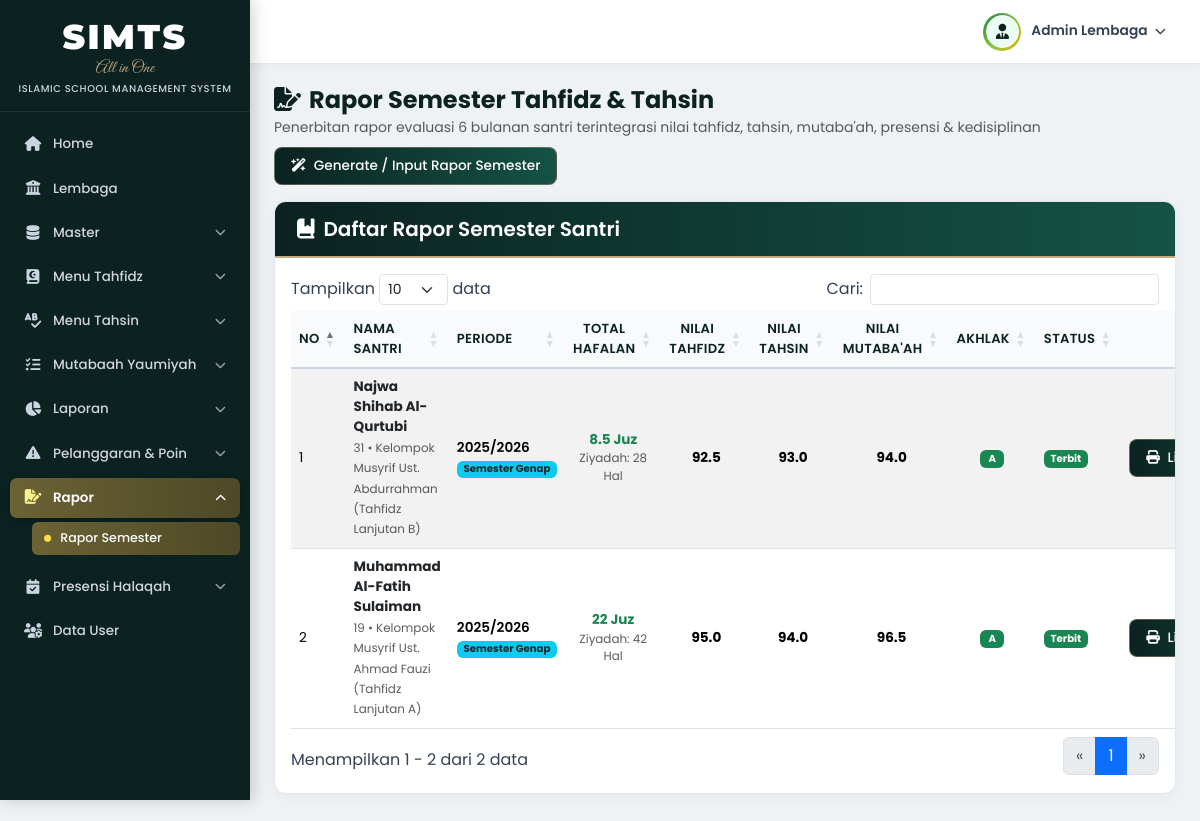
Screenshot of /modules/rapor/rapor.php (signed in) with the database file from the repository.
### tables this page shows
CREATE TABLE `rapor_semester` (
  `id` INT AUTO_INCREMENT PRIMARY KEY,
  `santri_id` INT NOT NULL,
  `pengajar_id` INT NOT NULL,
  `semester` ENUM('Ganjil','Genap') NOT NULL DEFAULT 'Genap',
  `tahun_ajaran` VARCHAR(20) NOT NULL DEFAULT '2025/2026',
  `total_hafalan_juz` DECIMAL(4,1) NOT NULL DEFAULT 1.0,
  `capaian_ziyadah_halaman` INT NOT NULL DEFAULT 20,
  `nilai_tahfidz` DECIMAL(5,2) NOT NULL DEFAULT 90.00,
  `nilai_tahsin` DECIMAL(5,2) NOT NULL DEFAULT 90.00,
  `nilai_mutabaah` DECIMAL(5,2) NOT NULL DEFAULT 90.00,
  `nilai_akhlak` CHAR(2) NOT NULL DEFAULT 'A',
  `jumlah_hadir` INT NOT NULL DEFAULT 110,
  `jumlah_sakit` INT NOT NULL DEFAULT 1,
  `jumlah_izin` INT NOT NULL DEFAULT 1,
  `jumlah_alpa` INT NOT NULL DEFAULT 0,
  `total_poin_pelanggaran` INT NOT NULL DEFAULT 0,
  `catatan_muhaffizh` TEXT DEFAULT NULL,
  `catatan_mudir` TEXT DEFAULT NULL,
  `status_publikasi` ENUM('Draft','Terbit') NOT NULL DEFAULT 'Terbit',
  `tanggal_terbit` DATE DEFAULT NULL,
  `created_at` TIMESTAMP DEFAULT CURRENT_TIMESTAMP,
  CONSTRAINT `fk_rapor_santri` FOREIGN KEY (`santri_id`) REFERENCES `santri`(`id`) ON DELETE CASCADE,
  CONSTRAINT `fk_rapor_pengajar` FOREIGN KEY (`pengajar_id`) REFERENCES `pengajar`(`id`) ON DELETE CASCADE
);

CREATE TABLE `santri` (
  `id` INT AUTO_INCREMENT PRIMARY KEY,
  `id_santri` INT GENERATED ALWAYS AS (`id`) VIRTUAL,
  `nis` VARCHAR(30) NOT NULL UNIQUE,
  `nisn` VARCHAR(30) DEFAULT NULL,
  `nama_santri` VARCHAR(120) NOT NULL,
  `jenis_kelamin` ENUM('L','P') NOT NULL DEFAULT 'L',
  `tempat_lahir` VARCHAR(60) DEFAULT 'Jakarta',
  `tanggal_lahir` DATE DEFAULT '2012-01-01',
  `usia` INT NOT NULL DEFAULT 14,
  `jenjang` ENUM('SMP','SMA') NOT NULL DEFAULT 'SMP',
  `tahun_angkatan` VARCHAR(20) NOT NULL DEFAULT '2025/2026',
  `kategori_halaqah` ENUM('Tahsin Dasar','Tahfidz Lanjutan') NOT NULL DEFAULT 'Tahsin Dasar',
  `kelompok_musyrif` VARCHAR(100) NOT NULL DEFAULT 'Kelompok Musyrif Ust. Zaid bin Tsabit (Tahsin Dasar A)',
  `kelas_program` VARCHAR(50) DEFAULT 'Tahun ke-1 (Tingkat Dasar)',
  `jilid_tahsin` VARCHAR(40) DEFAULT 'Al-Qur''an / Tajwid',
  `target_juz` INT NOT NULL DEFAULT 5,
  `total_hafalan_juz` DECIMAL(4,1) DEFAULT 1.0,
  `halaqah_id` INT DEFAULT 1,
  `pengajar_id` INT DEFAULT 1,
  `id_user_orang_tua` INT DEFAULT 3,
  `nama_orang_tua` VARCHAR(120) DEFAULT NULL,
  `no_hp_orang_tua` VARCHAR(25) DEFAULT NULL,
  `alamat` TEXT DEFAULT NULL,
  `tanggal_masuk` DATE DEFAULT '2025-07-15',
  `status_santri` ENUM('Aktif','Alumni','Keluar') NOT NULL DEFAULT 'Aktif',
  `created_at` TIMESTAMP DEFAULT CURRENT_TIMESTAMP,
  CONSTRAINT `fk_santri_halaqah` FOREIGN KEY (`halaqah_id`) REFERENCES `halaqah`(`id`) ON DELETE SET NULL,
  CONSTRAINT `fk_santri_pengajar` FOREIGN KEY (`pengajar_id`) REFERENCES `pengajar`(`id`) ON DELETE SET NULL,
  CONSTRAINT `fk_santri_ortu` FOREIGN KEY (`id_user_orang_tua`) REFERENCES `users`(`id`) ON DELETE SET NULL
);

CREATE TABLE `halaqah` (
  `id` INT AUTO_INCREMENT PRIMARY KEY,
  `kode_halaqah` VARCHAR(20) NOT NULL UNIQUE,
  `nama_halaqah` VARCHAR(100) NOT NULL,
  `pengajar_id` INT NOT NULL,
  `ruangan` VARCHAR(60) DEFAULT 'Ruang Utama Masjid',
  `target_program` VARCHAR(80) DEFAULT 'Tahfidz Lanjutan',
  `created_at` TIMESTAMP DEFAULT CURRENT_TIMESTAMP,
  CONSTRAINT `fk_halaqah_pengajar` FOREIGN KEY (`pengajar_id`) REFERENCES `pengajar`(`id`) ON DELETE CASCADE
);

### config/koneksi.php (called while the page is built, shortened)
<?php
function e(?string $str): string
{
    return htmlspecialchars($str ?? '', ENT_QUOTES, 'UTF-8');
}

### modules/rapor/rapor.php (the view, shortened to what this page needs)
<?php
require_once __DIR__ . '/../../config/koneksi.php';
$role       = $_SESSION['role'] ?? 'admin';
$user_id    = (int) ($_SESSION['user_id'] ?? 0);
$where_ortu = ($role === 'orang_tua') ? "WHERE s.id_user_orang_tua = $user_id AND r.status_publikasi = 'Terbit'" : "";
$sql_rapor = "SELECT r.*, s.nis, s.nama_santri, h.nama_halaqah, p.nama_pengajar
              FROM rapor_semester r
              JOIN santri s ON r.santri_id = s.id
              LEFT JOIN halaqah h ON s.halaqah_id = h.id
              LEFT JOIN pengajar p ON r.pengajar_id = p.id
              $where_ortu
              ORDER BY r.id DESC";
$res_rapor = mysqli_query($conn, $sql_rapor);
include __DIR__ . '/../../includes/header.php';
include __DIR__ . '/../../includes/sidebar.php';
?>
<div class="d-flex justify-content-between align-items-center mb-3 flex-wrap gap-2">
    <div>
        <h4 class="fw-bold mb-0" style="color:#0b2220;"><i class="fa-solid fa-file-signature me-2"></i>Rapor Semester Tahfidz &amp; Tahsin</h4>
        <small class="text-muted">Penerbitan rapor evaluasi 6 bulanan santri terintegrasi nilai tahfidz, tahsin, mutaba'ah, presensi &amp; kedisiplinan</small>
    </div>
    <?php if (in_array($role, ['admin', 'pengajar'], true)): ?>
    <button class="btn btn-siata" data-bs-toggle="modal" data-bs-target="#modalTambahRapor">
        <i class="fa-solid fa-wand-magic-sparkles me-1"></i> Generate / Input Rapor Semester
    </button>
    <?php endif; ?>
</div>
<div class="card-siata">
    <div class="card-header-siata">
        <h5><i class="fa-solid fa-book-bookmark"></i> Daftar Rapor Semester Santri</h5>
    </div>
    <div class="p-3 table-responsive">
        <table class="table table-hover table-striped table-siata datatable-siata align-middle w-100">
            <thead>
                <tr>
                    <th>No</th>
                    <th>Nama Santri</th>
                    <th>Periode</th>
                    <th class="text-center">Total Hafalan</th>
                    <th class="text-center">Nilai Tahfidz</th>
                    <th class="text-center">Nilai Tahsin</th>
                    <th class="text-center">Nilai Mutaba'ah</th>
                    <th class="text-center">Akhlak</th>
                    <th>Status</th>
                    <th class="text-center">Cetak / Aksi</th>
                </tr>
            </thead>
            <tbody>
                <?php $no = 1; while ($row = mysqli_fetch_assoc($res_rapor)): ?>
                <tr>
                    <td><?= $no++ ?></td>
                    <td>
                        <div class="fw-bold text-dark"><?= e($row['nama_santri']) ?></div>
                        <small class="text-muted"><?= e($row['nis']) ?> &bull; <?= e($row['nama_halaqah'] ?? '-') ?></small>
                    </td>
                    <td>
                        <div class="fw-semibold"><?= e($row['tahun_ajaran']) ?></div>
                        <span class="badge bg-info text-dark">Semester <?= e($row['semester']) ?></span>
                    </td>
                    <td class="text-center">
                        <span class="fw-bold text-success"><?= (float) $row['total_hafalan_juz'] ?> Juz</span>
                        <small class="text-muted d-block">Ziyadah: <?= (int) $row['capaian_ziyadah_halaman'] ?> Hal</small>
                    </td>
                    <td class="text-center fw-bold"><?= number_format((float) $row['nilai_tahfidz'], 1) ?></td>
                    <td class="text-center fw-bold"><?= number_format((float) $row['nilai_tahsin'], 1) ?></td>
                    <td class="text-center fw-bold"><?= number_format((float) $row['nilai_mutabaah'], 1) ?></td>
                    <td class="text-center"><span class="badge bg-success px-2 py-1"><?= e($row['nilai_akhlak']) ?></span></td>
                    <td>
                        <span class="badge <?= $row['status_publikasi'] === 'Terbit' ? 'bg-success' : 'bg-secondary' ?>">
                            <?= e($row['status_publikasi']) ?>
                        </span>
                    </td>
                    <td class="text-center text-nowrap">
                        <a href="cetak_rapor.php?id=<?= (int) $row['id'] ?>" target="_blank" class="btn btn-siata btn-sm" title="Lihat / Cetak Rapor PDF A4">
                            <i class="fa-solid fa-print me-1"></i> Lihat / Cetak PDF
                        </a>
                    </td>
                </tr>
                <?php endwhile; ?>
            </tbody>
        </table>
    </div>
</div>
<?php include __DIR__ . '/../../includes/footer.php'; ?>

### assets/css/style.css (style rules this page uses)
:root { --sidebar-width: 250px; --sidebar-bg: #0b2220; --siata-green-dark: #0b2220; --siata-green-mid: #145345; --sidebar-hover: rgba(255, 255, 255, 0.06); --sidebar-active-gradient: linear-gradient(90deg, #6b6335, #4d4827); --sidebar-gold: #c5a880; --topbar-height: 64px; --content-bg: #eef2f5; }
* { box-sizing: border-box; }
body { margin: 0; font-family: 'Poppins', sans-serif; background-color: var(--content-bg); color: #334155; overflow-x: hidden; }
.card-siata { background: #ffffff; border: 1px solid #e2e8f0; border-radius: 12px; box-shadow: 0 3px 14px rgba(15, 23, 42, 0.04); overflow: hidden; margin-bottom: 22px; }
.card-header-siata { background: linear-gradient(90deg, #0b2220 0%, #145345 100%); color: #ffffff; padding: 15px 22px; display: flex; align-items: center; justify-content: space-between; flex-wrap: wrap; gap: 10px; border-bottom: 2px solid #c5a880; }
.card-header-siata h5, .card-header-siata h6 { margin: 0; font-weight: 600; color: #ffffff; display: flex; align-items: center; gap: 9px; }
.btn-siata { background: linear-gradient(90deg, #0b2220, #145345); color: #ffffff; border: 1px solid rgba(197, 168, 128, 0.4); font-weight: 500; font-size: 0.85rem; border-radius: 8px; padding: 8px 16px; transition: all 0.2s; }
.table-siata thead th { background-color: #f8fafc; color: #0b2220; font-weight: 600; font-size: 0.82rem; text-transform: uppercase; letter-spacing: 0.3px; border-bottom: 2px solid #cbd5e1; vertical-align: middle; }
.table-siata tbody td { font-size: 0.85rem; vertical-align: middle; }

### rows the page displays
rapor_semester: santri.nama_santri "Najwa Shihab Al-Qurtubi", santri.nis "31", halaqah.nama_halaqah "Kelompok Musyrif Ust. Abdurrahman (Tahfidz Lanjutan B)", tahun_ajaran "2025/2026", semester "Genap", total_hafalan_juz "8.5", capaian_ziyadah_halaman "28", nilai_tahfidz "92.5", nilai_tahsin "93.0", nilai_mutabaah "94.0", nilai_akhlak "A", status_publikasi "Terbit"
rapor_semester: santri.nama_santri "Muhammad Al-Fatih Sulaiman", santri.nis "19", halaqah.nama_halaqah "Kelompok Musyrif Ust. Ahmad Fauzi (Tahfidz Lanjutan A)", tahun_ajaran "2025/2026", semester "Genap", total_hafalan_juz "22", capaian_ziyadah_halaman "42", nilai_tahfidz "95.0", nilai_tahsin "94.0", nilai_mutabaah "96.5", nilai_akhlak "A", status_publikasi "Terbit"

### other values shown
$topbar_user_label "Admin Lembaga"
